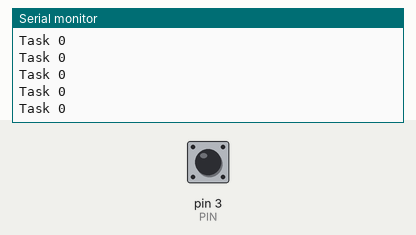
This sketch was run on a simulated Arduino Uno, built with avr-gcc and run on an emulated ATmega328P. Shown: the last lines printed to the serial monitor. Inputs (shaded band) come from the test bench; at power-on: pin 3 (PIN) HIGH.

Above: at 1.2 s.
1.3 s: pin 3 (PIN) pulled LOW for 0.15 s
At 2.2 s:
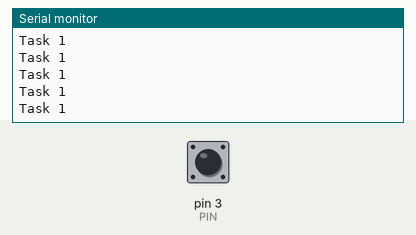
4.4 s: pin 3 (PIN) pulled LOW for 1 s
At 5.2 s:
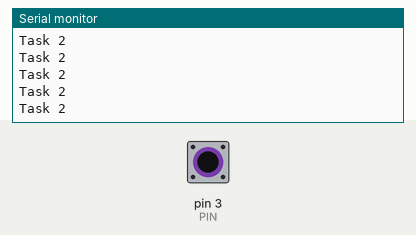
8.4 s: pin 3 (PIN) pulled LOW for 0.15 s
At 9.4 s:
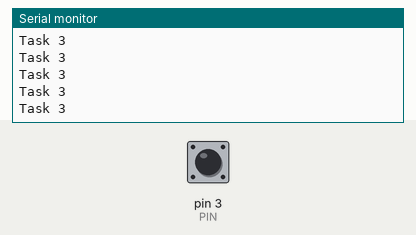
Timing chart, 0 to 11.4 s (numbered marks = the images above; inputs shaded):
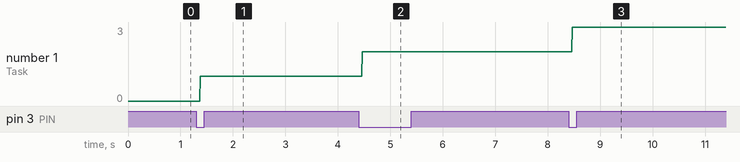

Measured:
- after the input at 1.3 s, the serial monitor: prints a new line after 0.07 s (image 1)
- after the input at 4.4 s, the serial monitor: prints a new line after 0.07 s (image 2)
- after the input at 8.4 s, the serial monitor: prints a new line after 0.07 s (image 3)
- plotted number 1: 0 → 1 after the input at 1.3 s, 1 → 2 after the input at 4.4 s, 2 → 3 after the input at 8.4 s

The sketch:

onof.ino
```cpp
/*
   Данный код демонстрирует переключение режимов работы при помощи кнопки
   Для удобства используется библиотека отработки нажатий кнопки
*/

#define PIN 3              // кнопка подключена сюда (PIN --- КНОПКА --- GND)
#define MODE_AM 5          // количество режимов (от 0 до указанного)
#include "GyverButton.h"

// моя библиотека для более удобной работы с кнопкой
// скачать мождно здесь https://github.com/AlexGyver/GyverLibs
GButton butt1(PIN);       // создаём нашу "кнопку"
byte mode = 0;            // переменная режима

void setup() {
     Serial.begin(9600);
}


void loop() {
   butt1.tick();             // обязательная функция отработки. Должна постоянно опрашиваться

   if (butt1.isPress()) {    // правильная отработка нажатия с защитой от дребезга
      // увеличиваем переменную номера режима. Если вышла за количество режимов - обнуляем
      if (++mode >= MODE_AM) mode = 0;
  }

  // всё переключение в итоге сводится к оператору switch
  switch (mode) {
    case 0: task_0();
      break;
    case 1: task_1();
      break;
    case 2: task_2();
      break;
    case 3: task_3();
      break;
    case 4: task_4();
      break;
  }
}
// наши задачи, внутри функций понятное дело может быть всё что угодно
void task_0() {
     Serial.println("Task 0");
}

void task_1() {
     Serial.println("Task 1");
}

void task_2() {
     Serial.println("Task 2");
}

void task_3() {
     Serial.println("Task 3");
}

void task_4() {
     Serial.println("Task 4");
}
```
